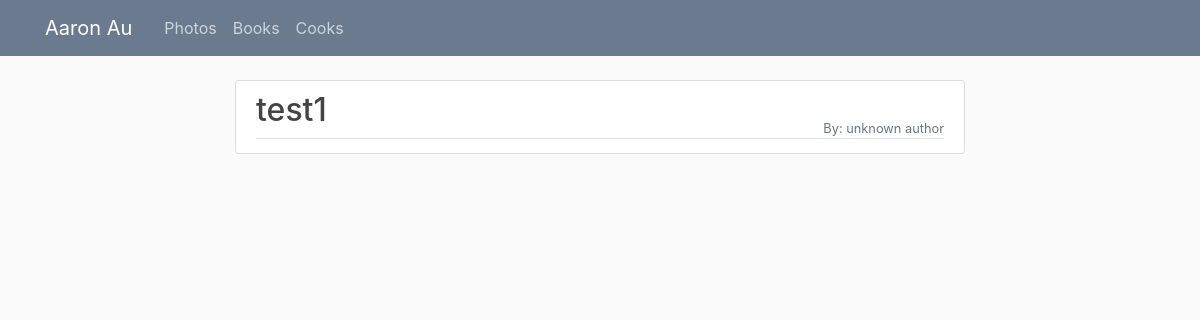
Page /reads/ on the earlier database version.
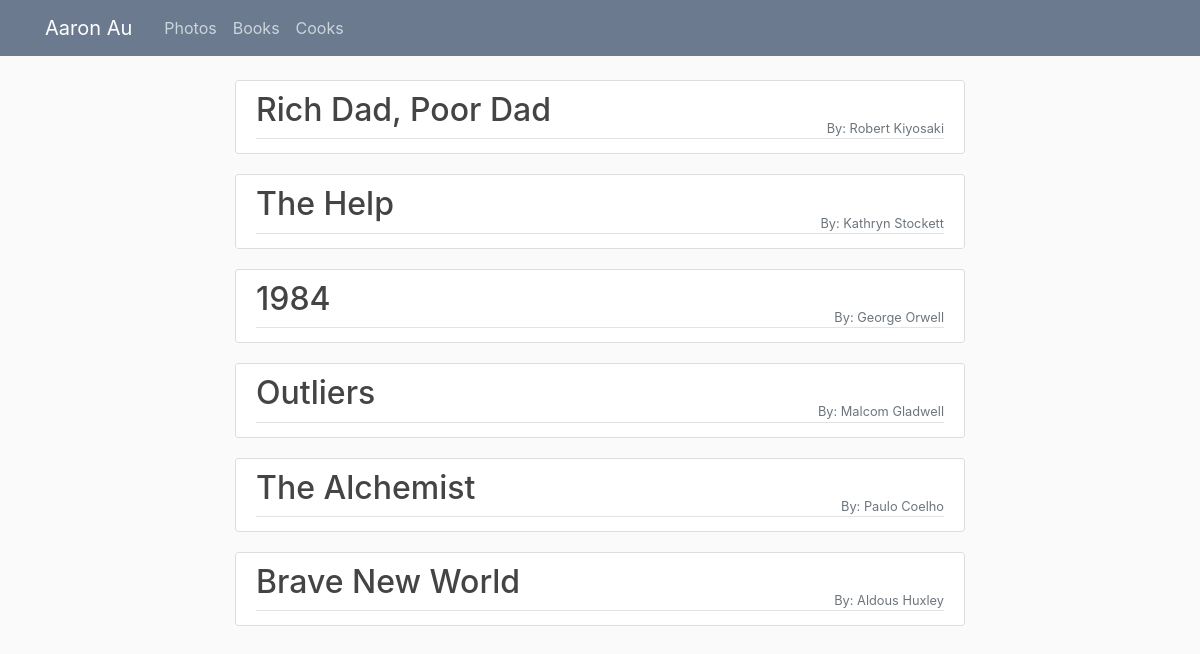
Same page on the later database version.
### book/models.py (models this page shows, shortened)
class Book(models.Model):
	title = models.CharField(max_length=100)
	writer = models.CharField(max_length=100, default='unknown author')
	GENRES = (
		('SF', 'Science Fiction'),
		('F', 'Fantasy'),
		('Myt', 'Mythology'),
		('Ad', 'Adventure'),
		('Mys', 'Mystery'),
		('Dr', 'Drama'),
		('Rom', 'Romance'),
		('Hor', 'Horror'),
		('Com', 'Comdey'),
		('Th', 'Thriller'),
		('Dy', 'Dystopia'),
	)
	genre = models.CharField(max_length=3, choices=GENRES, default='SF')
	image = models.ImageField(default='default_book.png', upload_to='books')

### book/views.py (the view)
# urls.py: path('', BookListView.as_view(), name='book-home'),
class BookListView(ListView):
	model = Book
	template_name = 'book/home.html'
	context_object_name = 'books'
	def get_context_data(self, **kwargs):
		context = super().get_context_data(**kwargs)
		context['page'] = 'Books'
		context['css'] = 'book/main.css'
		return context

### book/templates/book/home.html
{% extends "base.html" %}
{% block content %}
    {% for book in books %}
    <div class="detail">
      <a href="{% url 'book-detail' book.id %}">
        <article class="media content-section">
          <div class="media-body">
            <div style="position:relative; text-align:left;" class="article-metadata">
              <h2 style="display:inline-block;">{{ book.title }}</h2>
              <small style="position: absolute; bottom:0; right:0" class="text-muted"> By: {{ book.writer }}</small>
            </div>
          </div>
        </article>
      </a>
    </div>
    {% endfor %}
{% endblock content %}

Differences in the rows shown:
removed Book: title "test1", writer "unknown author"
added Book: title "Rich Dad, Poor Dad", writer "Robert Kiyosaki"
added Book: title "The Help", writer "Kathryn Stockett"
added Book: title "1984", writer "George Orwell"
added Book: title "Outliers", writer "Malcom Gladwell"
added Book: title "The Alchemist", writer "Paulo Coelho"
added Book: title "Brave New World", writer "Aldous Huxley"
